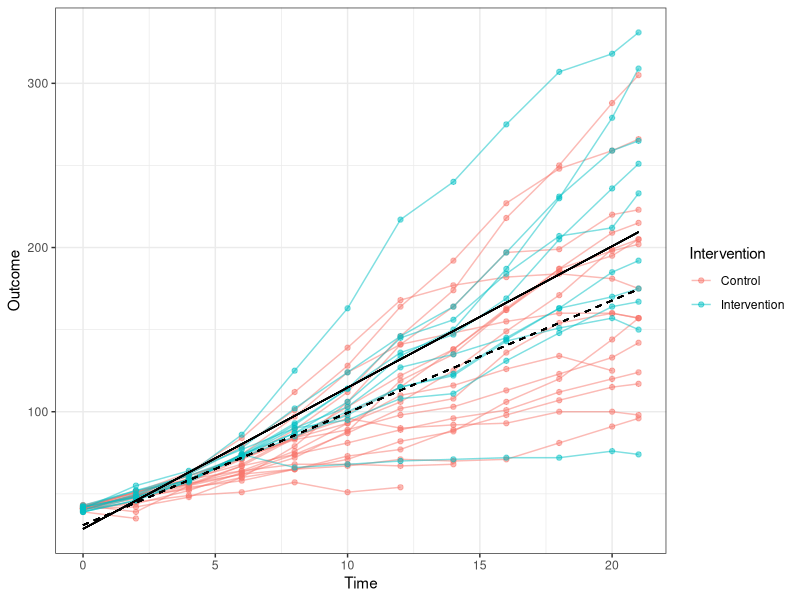

Write R code to recreate this figure.
## ---- chunk 1
library(tidyverse)
library(knitr)
library(kableExtra)
library(flextable)
options(kableExtra.html.bsTable = T)

dt <- matrix(c('Question',	'Does the intervention work under ideal circumstances?',	'Does the intervention work in real-world practice?',
'Setting',	'Resource-intensive (ideal) setting',	'Real-world everyday clinical setting',
'Study population',	'Highly selected, homogenous population (Several exclusion criteria)', 'Heterogeneous population (Few to no exclusion criteria)',
'Providers',	'Highly experienced and trained', 'Representative usual providers',
'Intervention',	'Strictly enforced and standardized. No concurrent interventions',	'Applied with flexibility. Concurrent interventions and cross-over permitted'),ncol=3,byrow=TRUE)

dt <- as.data.frame(dt)
colnames(dt) <- c(' ','Efficacy study',	'Effectiveness study')

mytab1 <- flextable(dt)
mytab1 <- theme_box(mytab1)
mytab1 <- align( mytab1, align = "left", part = "all" )
mytab1 <- autofit(mytab1)
mytab1 <- bold(mytab1, j = " ")
mytab1 <- bold(mytab1, part = "header")
mytab1 <- set_caption(mytab1, "Table 11.1: Definitions of efficacy (explanatory trial) and effectiveness (pragmatic trial) in trial designs")
mytab1

# knitr::kable(dt,escape = F, align = "c", booktabs = T, caption = 'Differences between efficacy and effectiveness studies') %>%
#   kable_styling(c("striped", "bordered"), latex_options = "striped", full_width = F)

## ---- chunk 2
library(tidyverse)
library(knitr)
#library(kableExtra)
library(flextable)
options(kableExtra.html.bsTable = T)

dt13 <- matrix(c(
'(1)',	'Phrase the primary and secondary study questions according to the principles of evidence-based medicine','',
'(2)',	'Distinguish between primary and secondary outcomes of the study','',
'(3)',	'Define inclusion criteria','',
'(4)',	'Define exclusion criteria', 'Define any important risk factors related to any of the primary outcomes',
'(5)',	'Define treatment options',	'Identify the most frequently used treatments from existing database',
'(6)',	'Define appropriate study design according to primary study questions (superiority or equivalence or noninferiority study and set the limits for each study type)',	'Any pragmatic trial is a descriptive trial. There is only one common design for descriptive trials. Mention 95% CI',
'(7)',	'Define the hypothesis (expected difference of experimental and control), mention α-/β-error, calculate the needed number of patients to confirm the hypothesis', 'Any of the selected individual treatments is considered the best possible treatment (in the individual situation for the individual patient)',
'(8)',	'Ask eligible patients to sign informed consent for randomization, evaluation, and publication of data', 'Ask eligible patients to sign informed consent for evaluation and publication of data',
'(9)',	'Allocate the patients randomly to the treatment options of the trial',	'Allocate patients to treatment options according to individual preferences and results of shared decision making',
'(10)', 'Guarantee follow-up long enough to detect outcomes and most of the adverse effects','',
'(11)', 'Compare the results of the randomized groups',	'Compare only results of groups with identical baseline risks (ie, stratified according to high, intermediate, and low risk). Include results of the “any other treatment” group for specificity control',
'(12)', 'Apply the intent-to-treat (ITT) principle according to step (9)', 'Application of the ITT principle is not necessary as the risk groups were stratified',
'(13)', 'Confirm statistical significance only if clinical effect is relevant (save statistical energy)',''),ncol=3,byrow=TRUE)

dt13 <- as.data.frame(dt13)
colnames(dt13) <- c('Step',	'Explanatory trial (conclusions derived from experimental studies completed under ideal conditions)',	'Pragmatic trial (conclusions derived from observations of real-world health care)')
dt13<-autofit(flextable(dt13))
ft <- set_caption(dt13, "Table 11.2: Thirteen steps to assess efficacy (explanatory trial) and effectiveness (pragmatic trial)")
ft




## ---- chunk 3
library(ggplot2)
library(forcats)
 
data(ChickWeight)
ChickWeight2 <- subset(ChickWeight, Diet == 1|Diet == 2)
ChickWeight2$Intervention <- ChickWeight2$Diet
#levels(ChickWeight2$Intervention)=c("Control","Intervention")
ChickWeight2<-ChickWeight2 %>% mutate(Intervention = fct_recode(Intervention, Control = "1", Intervention = "2"))

ChickWeight2$Outcome <-ChickWeight2$weight

reg1 <- lm(Outcome ~ Time, data = subset(ChickWeight2, Intervention == 'Control'))
reg2 <- lm(Outcome ~ Time, data = subset(ChickWeight2, Intervention == 'Intervention'))

predicted_df1 <- data.frame(Outcome = predict(reg1, subset(ChickWeight2, Intervention == 'Control')), Time=subset(ChickWeight2, Intervention == 'Control')$Time, Chick=subset(ChickWeight2, Intervention == 'Control')$Chick)
predicted_df2 <- data.frame(Outcome = predict(reg2, subset(ChickWeight2, Intervention == 'Intervention')), Time=subset(ChickWeight2, Intervention == 'Intervention')$Time,Chick=subset(ChickWeight2, Intervention == 'Intervention')$Chick)

ggplot(data=ChickWeight2,aes(x = Time, y = Outcome, group = Chick)) + geom_line(aes(colour=Intervention),alpha=0.5) +
    geom_point(aes(colour=Intervention),alpha=0.5) + theme_bw() + geom_line(data = predicted_df1, aes(x=Time, y=Outcome),linetype='dashed') + geom_line(data = predicted_df2, aes(x=Time, y=Outcome))
